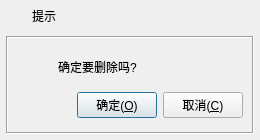
<?xml version="1.0" encoding="UTF-8"?>
<ui version="4.0">
 <class>frmMessageBox</class>
 <widget class="QDialog" name="frmMessageBox">
  <property name="geometry">
   <rect>
    <x>0</x>
    <y>0</y>
    <width>260</width>
    <height>140</height>
   </rect>
  </property>
  <layout class="QVBoxLayout" name="verticalLayout">
   <property name="spacing">
    <number>0</number>
   </property>
   <property name="leftMargin">
    <number>1</number>
   </property>
   <property name="topMargin">
    <number>1</number>
   </property>
   <property name="rightMargin">
    <number>1</number>
   </property>
   <property name="bottomMargin">
    <number>1</number>
   </property>
   <item>
    <widget class="QWidget" name="widget_title" native="true">
     <property name="sizePolicy">
      <sizepolicy hsizetype="Preferred" vsizetype="Fixed">
       <horstretch>0</horstretch>
       <verstretch>0</verstretch>
      </sizepolicy>
     </property>
     <property name="minimumSize">
      <size>
       <width>0</width>
       <height>30</height>
      </size>
     </property>
     <layout class="QHBoxLayout" name="horizontalLayout_2">
      <property name="spacing">
       <number>0</number>
      </property>
      <property name="leftMargin">
       <number>0</number>
      </property>
      <property name="topMargin">
       <number>0</number>
      </property>
      <property name="rightMargin">
       <number>0</number>
      </property>
      <property name="bottomMargin">
       <number>0</number>
      </property>
      <item>
       <widget class="QLabel" name="lab_Ico">
        <property name="sizePolicy">
         <sizepolicy hsizetype="Minimum" vsizetype="Preferred">
          <horstretch>0</horstretch>
          <verstretch>0</verstretch>
         </sizepolicy>
        </property>
        <property name="minimumSize">
         <size>
          <width>31</width>
          <height>0</height>
         </size>
        </property>
        <property name="text">
         <string/>
        </property>
        <property name="alignment">
         <set>Qt::AlignCenter</set>
        </property>
       </widget>
      </item>
      <item>
       <widget class="QLabel" name="lab_Title">
        <property name="sizePolicy">
         <sizepolicy hsizetype="Expanding" vsizetype="Preferred">
          <horstretch>0</horstretch>
          <verstretch>0</verstretch>
         </sizepolicy>
        </property>
        <property name="styleSheet">
         <string notr="true"/>
        </property>
        <property name="text">
         <string>提示</string>
        </property>
        <property name="alignment">
         <set>Qt::AlignLeading|Qt::AlignLeft|Qt::AlignVCenter</set>
        </property>
       </widget>
      </item>
      <item>
       <widget class="QWidget" name="widget_menu" native="true">
        <property name="sizePolicy">
         <sizepolicy hsizetype="Minimum" vsizetype="Preferred">
          <horstretch>0</horstretch>
          <verstretch>0</verstretch>
         </sizepolicy>
        </property>
        <layout class="QHBoxLayout" name="horizontalLayout">
         <property name="spacing">
          <number>0</number>
         </property>
         <property name="leftMargin">
          <number>0</number>
         </property>
         <property name="topMargin">
          <number>0</number>
         </property>
         <property name="rightMargin">
          <number>0</number>
         </property>
         <property name="bottomMargin">
          <number>0</number>
         </property>
         <item>
          <widget class="QPushButton" name="btnMenu_Close">
           <property name="sizePolicy">
            <sizepolicy hsizetype="Minimum" vsizetype="Expanding">
             <horstretch>0</horstretch>
             <verstretch>0</verstretch>
            </sizepolicy>
           </property>
           <property name="minimumSize">
            <size>
             <width>35</width>
             <height>0</height>
            </size>
           </property>
           <property name="maximumSize">
            <size>
             <width>35</width>
             <height>16777215</height>
            </size>
           </property>
           <property name="cursor">
            <cursorShape>ArrowCursor</cursorShape>
           </property>
           <property name="focusPolicy">
            <enum>Qt::NoFocus</enum>
           </property>
           <property name="toolTip">
            <string>关闭</string>
           </property>
           <property name="text">
            <string/>
           </property>
           <property name="flat">
            <bool>true</bool>
           </property>
          </widget>
         </item>
        </layout>
       </widget>
      </item>
     </layout>
    </widget>
   </item>
   <item>
    <widget class="QWidget" name="widget_main" native="true">
     <property name="styleSheet">
      <string notr="true"/>
     </property>
     <layout class="QVBoxLayout" name="verticalLayout_2">
      <property name="spacing">
       <number>5</number>
      </property>
      <property name="leftMargin">
       <number>5</number>
      </property>
      <property name="topMargin">
       <number>5</number>
      </property>
      <property name="rightMargin">
       <number>5</number>
      </property>
      <property name="bottomMargin">
       <number>5</number>
      </property>
      <item>
       <widget class="QFrame" name="frame">
        <property name="frameShape">
         <enum>QFrame::Box</enum>
        </property>
        <property name="frameShadow">
         <enum>QFrame::Sunken</enum>
        </property>
        <layout class="QVBoxLayout" name="verticalLayout_3">
         <property name="topMargin">
          <number>9</number>
         </property>
         <item>
          <layout class="QHBoxLayout" name="horizontalLayout_4">
           <item>
            <widget class="QLabel" name="labIcoMain">
             <property name="minimumSize">
              <size>
               <width>30</width>
               <height>30</height>
              </size>
             </property>
             <property name="maximumSize">
              <size>
               <width>30</width>
               <height>30</height>
              </size>
             </property>
             <property name="styleSheet">
              <string notr="true">border-image: url(:/image/msg_info.png);</string>
             </property>
             <property name="text">
              <string/>
             </property>
            </widget>
           </item>
           <item>
            <spacer name="horizontalSpacer_2">
             <property name="orientation">
              <enum>Qt::Horizontal</enum>
             </property>
             <property name="sizeType">
              <enum>QSizePolicy::Minimum</enum>
             </property>
             <property name="sizeHint" stdset="0">
              <size>
               <width>5</width>
               <height>0</height>
              </size>
             </property>
            </spacer>
           </item>
           <item>
            <widget class="QLabel" name="labInfo">
             <property name="sizePolicy">
              <sizepolicy hsizetype="Expanding" vsizetype="Expanding">
               <horstretch>0</horstretch>
               <verstretch>0</verstretch>
              </sizepolicy>
             </property>
             <property name="minimumSize">
              <size>
               <width>0</width>
               <height>33</height>
              </size>
             </property>
             <property name="maximumSize">
              <size>
               <width>16777215</width>
               <height>33</height>
              </size>
             </property>
             <property name="text">
              <string>确定要删除吗?</string>
             </property>
             <property name="scaledContents">
              <bool>false</bool>
             </property>
             <property name="wordWrap">
              <bool>true</bool>
             </property>
            </widget>
           </item>
          </layout>
         </item>
         <item>
          <layout class="QHBoxLayout" name="horizontalLayout_3">
           <item>
            <spacer name="horizontalSpacer">
             <property name="orientation">
              <enum>Qt::Horizontal</enum>
             </property>
             <property name="sizeHint" stdset="0">
              <size>
               <width>40</width>
               <height>20</height>
              </size>
             </property>
            </spacer>
           </item>
           <item>
            <widget class="QPushButton" name="btnOk">
             <property name="minimumSize">
              <size>
               <width>80</width>
               <height>0</height>
              </size>
             </property>
             <property name="focusPolicy">
              <enum>Qt::StrongFocus</enum>
             </property>
             <property name="styleSheet">
              <string notr="true"/>
             </property>
             <property name="text">
              <string>确定(&amp;O)</string>
             </property>
             <property name="icon">
              <iconset resource="../other/rc.qrc">
               <normaloff>:/image/btn_ok.png</normaloff>:/image/btn_ok.png</iconset>
             </property>
             <property name="iconSize">
              <size>
               <width>18</width>
               <height>18</height>
              </size>
             </property>
            </widget>
           </item>
           <item>
            <widget class="QPushButton" name="btnCancel">
             <property name="minimumSize">
              <size>
               <width>80</width>
               <height>0</height>
              </size>
             </property>
             <property name="focusPolicy">
              <enum>Qt::StrongFocus</enum>
             </property>
             <property name="styleSheet">
              <string notr="true"/>
             </property>
             <property name="text">
              <string>取消(&amp;C)</string>
             </property>
             <property name="icon">
              <iconset resource="../other/rc.qrc">
               <normaloff>:/image/btn_close.png</normaloff>:/image/btn_close.png</iconset>
             </property>
             <property name="iconSize">
              <size>
               <width>18</width>
               <height>18</height>
              </size>
             </property>
            </widget>
           </item>
          </layout>
         </item>
        </layout>
       </widget>
      </item>
     </layout>
    </widget>
   </item>
  </layout>
 </widget>
 <resources>
  <include location="../other/rc.qrc"/>
 </resources>
 <connections/>
</ui>
